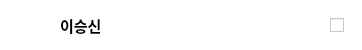
<?xml version="1.0" encoding="UTF-8"?>
<ui version="4.0">
 <class>Form</class>
 <widget class="QWidget" name="Form">
  <property name="geometry">
   <rect>
    <x>0</x>
    <y>0</y>
    <width>362</width>
    <height>50</height>
   </rect>
  </property>
  <property name="sizePolicy">
   <sizepolicy hsizetype="Preferred" vsizetype="Preferred">
    <horstretch>0</horstretch>
    <verstretch>0</verstretch>
   </sizepolicy>
  </property>
  <property name="minimumSize">
   <size>
    <width>362</width>
    <height>50</height>
   </size>
  </property>
  <property name="maximumSize">
   <size>
    <width>362</width>
    <height>50</height>
   </size>
  </property>
  <property name="windowTitle">
   <string>Form</string>
  </property>
  <widget class="QWidget" name="widget" native="true">
   <property name="geometry">
    <rect>
     <x>0</x>
     <y>0</y>
     <width>362</width>
     <height>50</height>
    </rect>
   </property>
   <property name="sizePolicy">
    <sizepolicy hsizetype="Fixed" vsizetype="Fixed">
     <horstretch>0</horstretch>
     <verstretch>0</verstretch>
    </sizepolicy>
   </property>
   <property name="minimumSize">
    <size>
     <width>362</width>
     <height>50</height>
    </size>
   </property>
   <property name="maximumSize">
    <size>
     <width>362</width>
     <height>50</height>
    </size>
   </property>
   <property name="styleSheet">
    <string notr="true">background-color: rgb(255, 255, 255);</string>
   </property>
   <widget class="QLabel" name="label">
    <property name="geometry">
     <rect>
      <x>0</x>
      <y>0</y>
      <width>56</width>
      <height>50</height>
     </rect>
    </property>
    <property name="text">
     <string/>
    </property>
    <property name="pixmap">
     <pixmap>../ui_img/koprofil.png</pixmap>
    </property>
    <property name="scaledContents">
     <bool>true</bool>
    </property>
   </widget>
   <widget class="QLabel" name="name_lbl">
    <property name="geometry">
     <rect>
      <x>60</x>
      <y>13</y>
      <width>130</width>
      <height>25</height>
     </rect>
    </property>
    <property name="font">
     <font>
      <family>G마켓 산스 TTF Medium</family>
      <pointsize>11</pointsize>
      <weight>75</weight>
      <bold>true</bold>
     </font>
    </property>
    <property name="text">
     <string>이승신</string>
    </property>
   </widget>
   <widget class="QCheckBox" name="checkBox">
    <property name="geometry">
     <rect>
      <x>330</x>
      <y>15</y>
      <width>21</width>
      <height>21</height>
     </rect>
    </property>
    <property name="styleSheet">
     <string notr="true">color: rgb(255, 255, 0);</string>
    </property>
    <property name="text">
     <string/>
    </property>
    <property name="iconSize">
     <size>
      <width>20</width>
      <height>20</height>
     </size>
    </property>
   </widget>
  </widget>
 </widget>
 <resources/>
 <connections/>
</ui>
